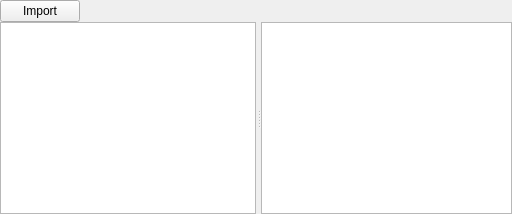
              <widget class="QWidget" name="tabProject">
               <attribute name="title">
                <string>Project</string>
               </attribute>
               <layout class="QHBoxLayout" name="horizontalLayout_4">
                <property name="spacing">
                 <number>0</number>
                </property>
                <property name="leftMargin">
                 <number>0</number>
                </property>
                <property name="topMargin">
                 <number>0</number>
                </property>
                <property name="rightMargin">
                 <number>0</number>
                </property>
                <property name="bottomMargin">
                 <number>0</number>
                </property>
                <item>
                 <layout class="QHBoxLayout" name="layoutTabProject">
                  <property name="spacing">
                   <number>0</number>
                  </property>
                  <item>
                   <layout class="QGridLayout" name="tabProjectGridLayout">
                    <property name="spacing">
                     <number>0</number>
                    </property>
                    <item row="0" column="0">
                     <widget class="QWidget" name="tabProjectToolbar" native="true">
                      <property name="sizePolicy">
                       <sizepolicy hsizetype="Preferred" vsizetype="Preferred">
                        <horstretch>0</horstretch>
                        <verstretch>0</verstretch>
                       </sizepolicy>
                      </property>
                      <layout class="QHBoxLayout" name="horizontalLayout_8">
                       <property name="spacing">
                        <number>0</number>
                       </property>
                       <property name="leftMargin">
                        <number>0</number>
                       </property>
                       <property name="topMargin">
                        <number>0</number>
                       </property>
                       <property name="rightMargin">
                        <number>0</number>
                       </property>
                       <property name="bottomMargin">
                        <number>0</number>
                       </property>
                       <item>
                        <widget class="QPushButton" name="buttonProjectImport">
                         <property name="sizePolicy">
                          <sizepolicy hsizetype="Preferred" vsizetype="Preferred">
                           <horstretch>0</horstretch>
                           <verstretch>0</verstretch>
                          </sizepolicy>
                         </property>
                         <property name="text">
                          <string>Import</string>
                         </property>
                        </widget>
                       </item>
                       <item>
                        <spacer name="horizontalSpacer_6">
                         <property name="orientation">
                          <enum>Qt::Horizontal</enum>
                         </property>
                         <property name="sizeHint" stdset="0">
                          <size>
                           <width>40</width>
                           <height>20</height>
                          </size>
                         </property>
                        </spacer>
                       </item>
                      </layout>
                     </widget>
                    </item>
                    <item row="1" column="0">
                     <layout class="QHBoxLayout" name="tabProjectLayout">
                      <property name="spacing">
                       <number>0</number>
                      </property>
                      <property name="topMargin">
                       <number>0</number>
                      </property>
                      <item>
                       <widget class="QSplitter" name="splitterConsoleProject">
                        <property name="sizePolicy">
                         <sizepolicy hsizetype="Preferred" vsizetype="Expanding">
                          <horstretch>0</horstretch>
                          <verstretch>0</verstretch>
                         </sizepolicy>
                        </property>
                        <property name="orientation">
                         <enum>Qt::Horizontal</enum>
                        </property>
                        <property name="handleWidth">
                         <number>5</number>
                        </property>
                        <widget class="DirectusDirExplorer" name="directusDirExplorer">
                         <property name="sizePolicy">
                          <sizepolicy hsizetype="Preferred" vsizetype="Preferred">
                           <horstretch>0</horstretch>
                           <verstretch>0</verstretch>
                          </sizepolicy>
                         </property>
                         <property name="frameShape">
                          <enum>QFrame::StyledPanel</enum>
                         </property>
                         <property name="frameShadow">
                          <enum>QFrame::Sunken</enum>
                         </property>
                         <property name="editTriggers">
                          <set>QAbstractItemView::NoEditTriggers</set>
                         </property>
                         <property name="sortingEnabled">
                          <bool>false</bool>
                         </property>
                         <property name="animated">
                          <bool>true</bool>
                         </property>
                         <property name="headerHidden">
                          <bool>true</bool>
                         </property>
                         <attribute name="headerDefaultSectionSize">
                          <number>300</number>
                         </attribute>
                        </widget>
                        <widget class="DirectusFileExplorer" name="directusFileExplorer">
                         <property name="sizePolicy">
                          <sizepolicy hsizetype="Preferred" vsizetype="Preferred">
                           <horstretch>1</horstretch>
                           <verstretch>0</verstretch>
                          </sizepolicy>
                         </property>
                         <property name="contextMenuPolicy">
                          <enum>Qt::DefaultContextMenu</enum>
                         </property>
                         <property name="editTriggers">
                          <set>QAbstractItemView::DoubleClicked</set>
                         </property>
                         <property name="dragEnabled">
                          <bool>true</bool>
                         </property>
                         <property name="dragDropMode">
                          <enum>QAbstractItemView::NoDragDrop</enum>
                         </property>
                         <property name="defaultDropAction">
                          <enum>Qt::MoveAction</enum>
                         </property>
                         <property name="selectionMode">
                          <enum>QAbstractItemView::SingleSelection</enum>
                         </property>
                         <property name="movement">
                          <enum>QListView::Static</enum>
                         </property>
                         <property name="isWrapping" stdset="0">
                          <bool>true</bool>
                         </property>
                         <property name="resizeMode">
                          <enum>QListView::Adjust</enum>
                         </property>
                         <property name="viewMode">
                          <enum>QListView::IconMode</enum>
                         </property>
                         <property name="uniformItemSizes">
                          <bool>true</bool>
                         </property>
                         <property name="batchSize">
                          <number>100</number>
                         </property>
                         <property name="selectionRectVisible">
                          <bool>false</bool>
                         </property>
                        </widget>
                       </widget>
                      </item>
                     </layout>
                    </item>
                   </layout>
                  </item>
                 </layout>
                </item>
               </layout>
              </widget>
